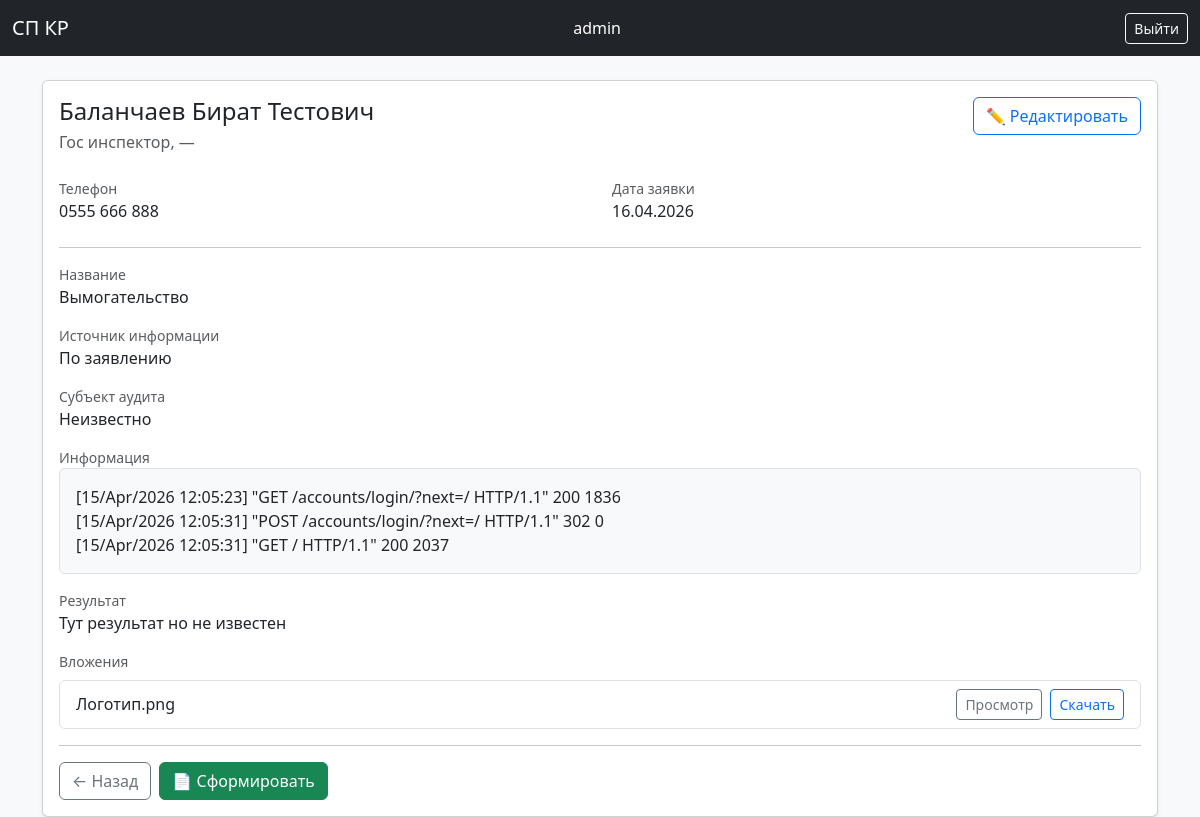
Page /employee/1/ (signed in) on the committed database.
### core/models.py (models this page shows, shortened)
class Employee(models.Model):
    last_name = models.CharField("Фамилия", max_length=100)
    first_name = models.CharField("Имя", max_length=100)
    middle_name = models.CharField("Отчество", max_length=100, blank=True)
    position = models.CharField("Должность", max_length=100, blank=True)
    department = models.ForeignKey(
        Department,
        on_delete=models.PROTECT,
        verbose_name="Подраздел",
        null=True,
        blank=True,
    )
    phone_number = models.CharField("Номер телефона", max_length=20, blank=True)
    inf_name = models.CharField("Название", max_length=100, blank=True)
    inf_date = models.DateField("Дата заявки", null=True, blank=True)
    inf_source = models.CharField("Источник информации", max_length=100, blank=True)
    audit_subject = models.CharField("Субъект аудита", max_length=200, blank=True)
    inf_text = models.TextField("Информация", blank=True)
    inf_result = models.CharField("Результат", max_length=500, blank=True)
    created_at = models.DateTimeField("Дата создания", auto_now_add=True)

class EmployeeAttachment(models.Model):
    employee = models.ForeignKey(Employee, on_delete=models.CASCADE, related_name="attachments",
        verbose_name="Сотрудник",)
    file = models.FileField("Файл", upload_to="employee_files/%Y/%m/%d/")
    original_name = models.CharField("Имя файла", max_length=255)
    created_at = models.DateTimeField("Дата загрузки", auto_now_add=True)
    class Meta:
        verbose_name = "Вложение"
        verbose_name_plural = "Вложения"
        ordering = ["-created_at"]

### core/views.py (the view)
# urls.py: path("employee/<int:employee_id>/", employee_detail, name="employee_detail"),
@login_required
def employee_detail(request, employee_id):
    employee = get_object_or_404(Employee.objects.prefetch_related("attachments"), id=employee_id)
    return render(request, "core/employee_detail.html", {"employee": employee})

### core/templates/core/employee_detail.html (shortened to what this page needs)
{% extends "base.html" %}
{% block content %}
<div class="card shadow-sm">
    <div class="card-body">
        <div class="d-flex justify-content-between align-items-start mb-4">
            <div>
                <h4 class="mb-1">
                    {{ employee.last_name }} {{ employee.first_name }} {{ employee.middle_name }}
                </h4>
                <div class="text-muted">
                    {{ employee.position|default:"—" }},
                    {{ employee.department|default:"—" }}
                </div>
            </div>
            <a href="{% url 'employee_edit' employee.id %}" class="btn btn-outline-primary">
                ✏️ Редактировать
            </a>
        </div>
        <div class="row mb-3">
            <div class="col-md-6 mb-2">
                <div class="text-muted small">Телефон</div>
                <div>{{ employee.phone_number|default:"—" }}</div>
            </div>
            <div class="col-md-6 mb-2">
                <div class="text-muted small">Дата заявки</div>
                <div>{{ employee.inf_date|date:"d.m.Y"|default:"—" }}</div>
            </div>
        </div>
        <hr>
        <div class="mb-3">
            <div class="text-muted small">Название</div>
            <div>{{ employee.inf_name|default:"—" }}</div>
        </div>
        <div class="mb-3">
            <div class="text-muted small">Источник информации</div>
            <div>{{ employee.inf_source|default:"—" }}</div>
        </div>
        <div class="mb-3">
            <div class="text-muted small">Субъект аудита</div>
            <div>{{ employee.audit_subject|default:"—" }}</div>
        </div>
        <div class="mb-3">
            <div class="text-muted small">Информация</div>
            <div class="border rounded p-3 bg-light">
                {{ employee.inf_text|linebreaksbr|default:"—" }}
            </div>
        </div>
        <div class="mb-3">
            <div class="text-muted small">Результат</div>
            <div>{{ employee.inf_result|default:"—" }}</div>
        </div>
        <div class="mb-3">
            <div class="text-muted small mb-2">Вложения</div>
            <ul class="list-group">
                {% for attachment in employee.attachments.all %}
                <li class="list-group-item d-flex justify-content-between align-items-center">
                    <span>{{ attachment.original_name }}</span>
                    <div class="d-flex gap-2">
                        <a href="{{ attachment.file.url }}" target="_blank" rel="noopener"
                           class="btn btn-sm btn-outline-secondary">Просмотр</a>
                        <a href="{% url 'attachment_download' attachment.id %}"
                           class="btn btn-sm btn-outline-primary">Скачать</a>
                    </div>
                </li>
                {% empty %}
                <li class="list-group-item text-muted">Нет вложений</li>
                {% endfor %}
            </ul>
        </div>
        <hr>
        <div class="d-flex gap-2">
            <a href="{% url 'employee_list' %}" class="btn btn-outline-secondary">
                ← Назад
            </a>
            <a href="{% url 'employee_export_docx' employee.id %}"
               class="btn btn-success">
                📄 Сформировать
            </a>
        </div>
    </div>
</div>
{% endblock %}

### core/templates/base.html (shortened to what this page needs)
{% load static %}
<!DOCTYPE html>
<html lang="ru">
<head>
    <link href="https://cdn.jsdelivr.net/npm/bootstrap@5.3.2/dist/css/bootstrap.min.css"
          rel="stylesheet">
    <link href="{% static 'css/style.css' %}" rel="stylesheet">
</head>
<body class="bg-light">
<nav class="navbar navbar-dark bg-dark mb-4">
    <div class="container-fluid">
        <span class="navbar-brand">СП КР</span>
        {% if user.is_authenticated %}
        <span class="text-white me-3">
            {% if user.first_name or user.last_name %}
                {{ user.first_name }} {{ user.last_name }}
            {% else %}
                {{ user.username }}
            {% endif %}
        </span>
        <form method="post" action="{% url 'logout' %}" class="d-inline">
            <button type="submit" class="btn btn-outline-light btn-sm">
                Выйти
            </button>
        </form>
        {% endif %}
    </div>
</nav>
<div class="container">
    {% block content %}{% endblock %}
</div>
</body>
</html>

### rows in the picture
Employee: last_name "Баланчаев", first_name "Бират", middle_name "Тестович", position "Гос инспектор", department "—", phone_number "0555 666 888", inf_date "16.04.2026", inf_name "Вымогательство", inf_source "По заявлению", audit_subject "Неизвестно", inf_text "[15/Apr/2026 12:05:23] \"GET /accounts/login/?next=/ HTTP/1.1\" 200 1836 [15/Apr/2026 12:05:31] \"POST /accounts/login/?next=/ HTTP/1.1\" 302 0 [15/Apr/2026 12:05:31] \"GET / HTTP/1.1\" 200 2037", inf_result "Тут результат но не известен"
EmployeeAttachment: original_name "Логотип.png"

### other values in the picture
{{ user.username }} "admin"
